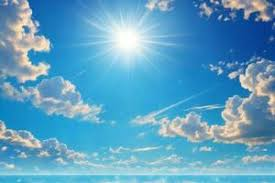
#> input picture SunSensing/revised/frame1.jpeg, 275 x 183 px, given in place of the camera
$ python sun_main.py
#> lines starting #> are read from the running program, lines starting #| are printed output that depends on the picture; after the words box and inside, x2 and y2 are one past the last pixel; in counts of white or black regions, pixels touching at a corner belong together
#> further down, frame is the input picture: shape (183, 275, 3); mean B, G, R 195.4, 161.1, 94
import cv2
import numpy as np

class SunDetector:
    def __init__(self):
        self.frame = None
        self.gry_img = None
        self.blurredImage = None
        self.threshold_img = None
        self.sunCenter = None
        self.frameCenter = None

    # Setters
    def set_frame(self, frame):
        self.frame = frame
        self.set_frame_center()

    def set_sun_center(self, center):
        self.sunCenter = [center[0], center[1]]

    def set_frame_center(self):
        if self.frame is not None:
            height, width = self.frame.shape[:2]
#> height = 183; width = 275
            self.frameCenter = [width // 2, height // 2]
#> self.frameCenter = [137, 91]

    # Getters
    def get_frame(self):
        return self.frame

    def get_sun_center(self):
        return self.sunCenter

    def get_frame_center(self):
        return self.frameCenter

    def get_frame_width(self):
        return self.frame.shape[1] if self.frame is not None else None

    def get_frame_height(self):
        return self.frame.shape[0] if self.frame is not None else None

    # Method to find sun
    def find_sun(self):
        if self.frame is not None:
            self.gry_img = cv2.cvtColor(self.frame, cv2.COLOR_BGR2GRAY)
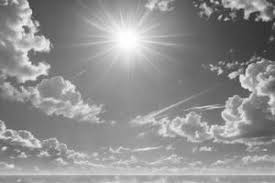
#> self.gry_img: shape (183, 275); min 42, max 255, mean 144.9
            self.blurredImage = cv2.GaussianBlur(self.gry_img, (15, 15), 0) #gaussian filter
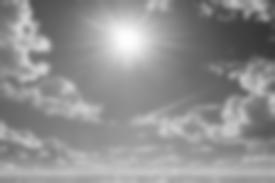
#> self.blurredImage: shape (183, 275); min 54, max 253, mean 144.9
            _, self.threshold_img = cv2.threshold(self.blurredImage, 240, 255, cv2.THRESH_BINARY)
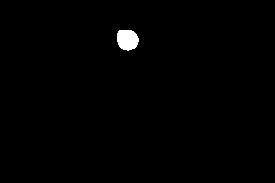
#> self.threshold_img: shape (183, 275); 0.74% white; 1 white region

            # Find contours to detect the sun
            contours, _ = cv2.findContours(self.threshold_img, cv2.RETR_EXTERNAL, cv2.CHAIN_APPROX_SIMPLE)
#> contours = 1 contour; box (x1, y1, x2, y2) and area: (117, 30, 139, 51) 340
            if contours:
                largest_contour = max(contours, key=cv2.contourArea)
#> largest_contour = contour of 32 points, box (x1, y1, x2, y2) (117, 30, 139, 51), area 340
                M = cv2.moments(largest_contour)
#> M = moments, m00 340, centre m10/m00, m01/m00 = (127, 39.34)
                if M["m00"] != 0:
                    cx = int(M["m10"] / M["m00"])
#> cx = 127
                    cy = int(M["m01"] / M["m00"])
#> cy = 39
                    self.set_sun_center((cx, cy))
                    print(f"Sun center found at: {self.sunCenter}")
 # Draw a circle at the detected sun center
                    cv2.circle(self.frame, (cx, cy), 20, (0, 0, 255), 3)  # Red circle with a radius of 20
                    cv2.putText(self.frame, f"Sun Center: ({cx}, {cy})", (cx - 50, cy - 30), cv2.FONT_HERSHEY_SIMPLEX, 0.7, (0, 0, 255), 2)
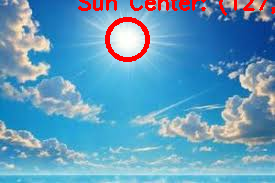
#> self.frame: shape (183, 275, 3); mean B, G, R 189.6, 156.1, 97.5

                else:
                    print("No valid sun center found.")
            else:
                print("No contours found for sun detection.")

    # Display frame
    def display(self, action):
        if self.frame is not None:
            cv2.imshow(action, self.frame)
            cv2.waitKey(1)  # Display for a brief moment, since you'll likely be working with continuous frames

# Example usage:
# Capture frames from a video or camera feed
cap = cv2.VideoCapture(1)  # camera feed 0:Primary 1:Secondary
sun_detector = SunDetector()

while True:
    ret, frame = cap.read()
    if not ret:
        break

    sun_detector.set_frame(frame)
    sun_detector.find_sun()
    sun_detector.display("Sun Detection")

    if cv2.waitKey(1) & 0xFF == ord('q'):
#> (key q is pressed here)
        break

cap.release()
cv2.destroyAllWindows()

$ run again, on SunSensing/revised/frame2.jpeg
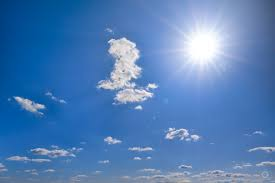
#> input picture SunSensing/revised/frame2.jpeg, 275 x 183 px, given in place of the camera
#> frame is the input picture: shape (183, 275, 3); mean B, G, R 182.8, 127.4, 82.2
#> in find_sun, `_, self.threshold_img = cv2.threshold(self.blurredImage, 240, 255, cv2..`:
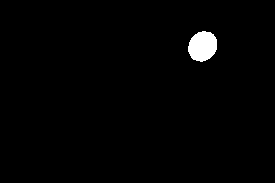
#> self.threshold_img: shape (183, 275); 1.4% white; 1 white region
#> contours = 1 contour; box (x1, y1, x2, y2) and area: (188, 31, 217, 62) 650
#> largest_contour = contour of 45 points, box (x1, y1, x2, y2) (188, 31, 217, 62), area 650
#> M = moments, m00 649.5, centre m10/m00, m01/m00 = (202.2, 45.87)
#> cx = 202
#> cy = 45
#> in find_sun, `cv2.putText(self.frame, f"Sun Center: ({cx}, {cy})", (cx - 50, cy - 30..`:
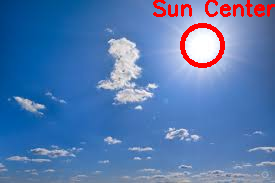
#> self.frame: shape (183, 275, 3); mean B, G, R 176.9, 122.4, 84.9
